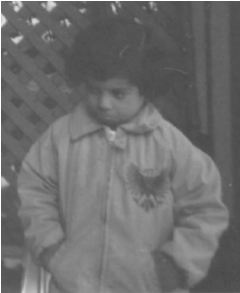
#> input picture Assignment-11/Python/gray.png, 240 x 293 px
$ python practice2.py
#> lines starting #> are read from the running program, lines starting #| are printed output that depends on the picture
import cv2
import numpy
from matplotlib import pyplot

image1=cv2.imread('gray.png',cv2.IMREAD_GRAYSCALE)
#> image1 is the input picture: shape (293, 240); min 73, max 255, mean 110.3
image2=cv2.equalizeHist(image1)
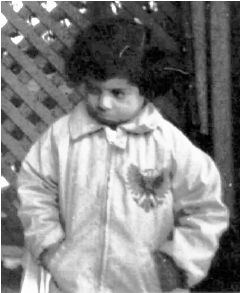
#> image2: shape (293, 240); min 0, max 255, mean 129.5

cv2.imshow("image1",image1)
cv2.imshow("image2",image2)

hist1=cv2.calcHist([image1],[0],None,[256],[0,256])
#> hist1 = 256 values, max 2753 at index 82, min 0 at index 0, mean 274.7
pyplot.plot(hist1)
pyplot.show()
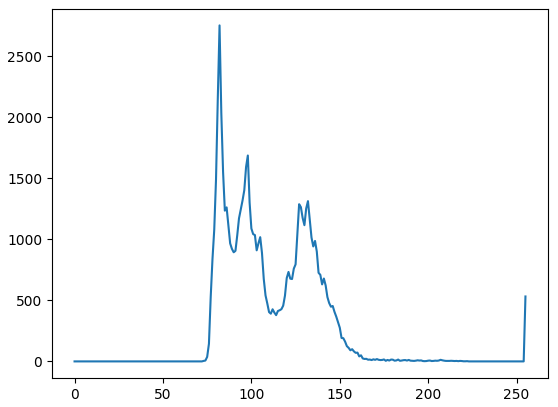
#> figure drawn by matplotlib, 1 panel; curve peaks at x = 82, y = 2753

hist2=cv2.calcHist([image2],[0],None,[256],[0,256])
#> hist2 = 256 values, max 2753 at index 33, min 0 at index 2, mean 274.7
pyplot.plot(hist2)
pyplot.show()
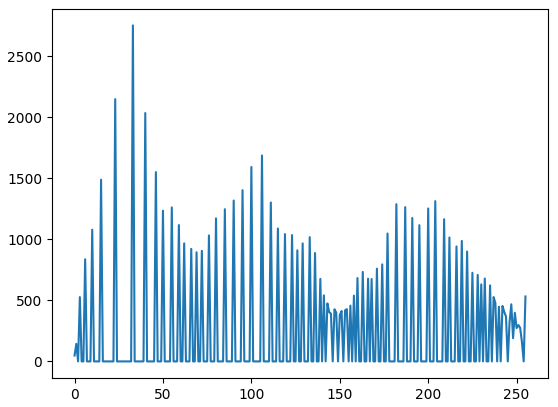
#> figure drawn by matplotlib, 1 panel; curve peaks at x = 33, y = 2753


cv2.waitKey(0)
cv2.destroyAllWindows()
